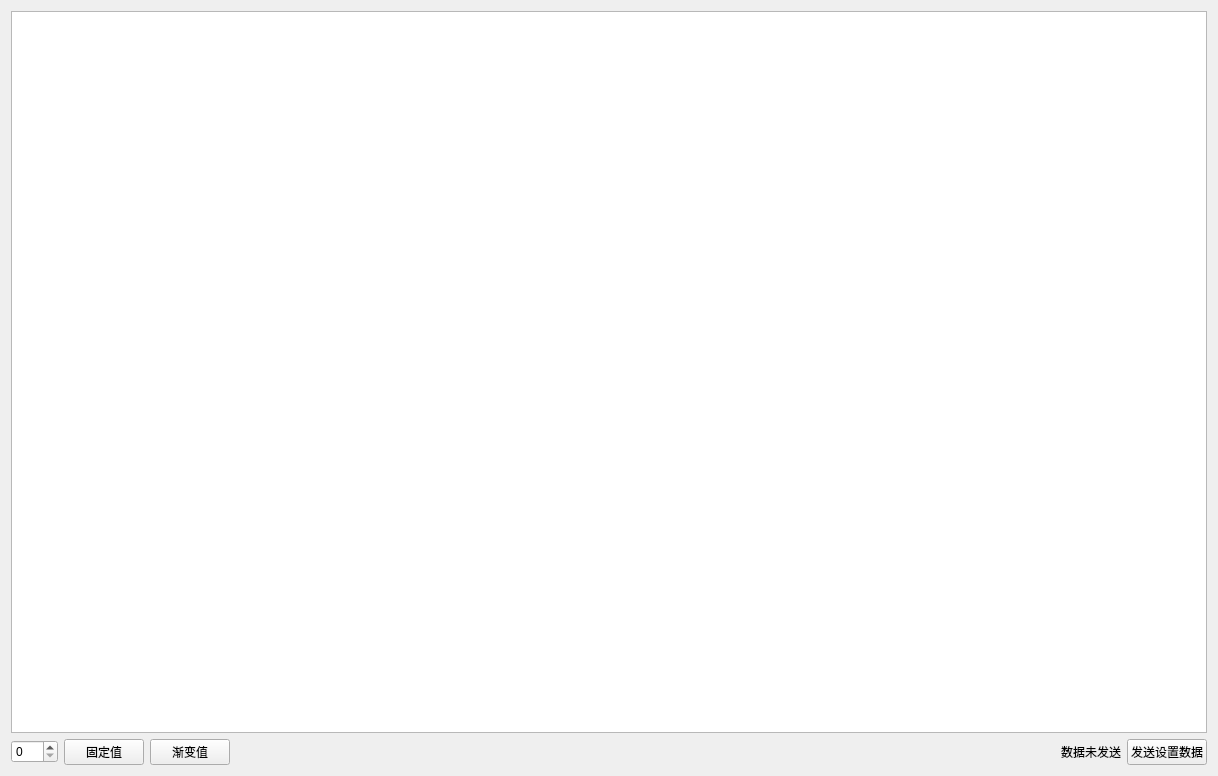
<?xml version="1.0" encoding="UTF-8"?>
<ui version="4.0">
 <class>BroadcastSetWidget</class>
 <widget class="QWidget" name="BroadcastSetWidget">
  <property name="geometry">
   <rect>
    <x>0</x>
    <y>0</y>
    <width>1218</width>
    <height>776</height>
   </rect>
  </property>
  <property name="windowTitle">
   <string>BroadcastSetWidget</string>
  </property>
  <layout class="QVBoxLayout" name="verticalLayout">
   <item>
    <widget class="QTableWidget" name="tableWidget"/>
   </item>
   <item>
    <layout class="QHBoxLayout" name="horizontalLayout">
     <item>
      <widget class="QSpinBox" name="spinBox_value">
       <property name="maximum">
        <number>255</number>
       </property>
      </widget>
     </item>
     <item>
      <widget class="QPushButton" name="pushButton_fixed">
       <property name="text">
        <string>固定值</string>
       </property>
      </widget>
     </item>
     <item>
      <widget class="QPushButton" name="pushButton_gradual">
       <property name="text">
        <string>渐变值</string>
       </property>
      </widget>
     </item>
     <item>
      <spacer name="horizontalSpacer">
       <property name="orientation">
        <enum>Qt::Horizontal</enum>
       </property>
       <property name="sizeHint" stdset="0">
        <size>
         <width>40</width>
         <height>20</height>
        </size>
       </property>
      </spacer>
     </item>
     <item>
      <widget class="QLabel" name="label_status">
       <property name="text">
        <string>数据未发送</string>
       </property>
      </widget>
     </item>
     <item>
      <widget class="QPushButton" name="pushButton_send">
       <property name="text">
        <string>发送设置数据</string>
       </property>
      </widget>
     </item>
    </layout>
   </item>
  </layout>
 </widget>
 <layoutdefault spacing="6" margin="11"/>
 <resources/>
 <connections/>
</ui>
